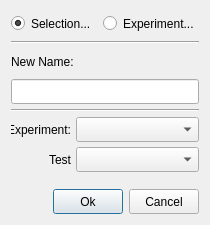
<?xml version="1.0" encoding="UTF-8"?>
<ui version="4.0">
 <class>dlg_test_copy</class>
 <widget class="QDialog" name="dlg_test_copy">
  <property name="geometry">
   <rect>
    <x>0</x>
    <y>0</y>
    <width>210</width>
    <height>225</height>
   </rect>
  </property>
  <property name="minimumSize">
   <size>
    <width>210</width>
    <height>225</height>
   </size>
  </property>
  <property name="maximumSize">
   <size>
    <width>210</width>
    <height>225</height>
   </size>
  </property>
  <property name="windowTitle">
   <string>Copy</string>
  </property>
  <layout class="QVBoxLayout" name="verticalLayout">
   <item>
    <layout class="QVBoxLayout" name="vly_01">
     <property name="spacing">
      <number>5</number>
     </property>
     <item>
      <layout class="QHBoxLayout" name="hly_01">
       <item>
        <widget class="QRadioButton" name="rbt_experiment">
         <property name="minimumSize">
          <size>
           <width>0</width>
           <height>25</height>
          </size>
         </property>
         <property name="maximumSize">
          <size>
           <width>16777215</width>
           <height>25</height>
          </size>
         </property>
         <property name="text">
          <string>Selection...</string>
         </property>
         <property name="checked">
          <bool>true</bool>
         </property>
         <attribute name="buttonGroup">
          <string notr="true">gbt_copy_from</string>
         </attribute>
        </widget>
       </item>
       <item>
        <widget class="QRadioButton" name="rbt_selection">
         <property name="minimumSize">
          <size>
           <width>0</width>
           <height>25</height>
          </size>
         </property>
         <property name="maximumSize">
          <size>
           <width>16777215</width>
           <height>25</height>
          </size>
         </property>
         <property name="text">
          <string>Experiment...</string>
         </property>
         <attribute name="buttonGroup">
          <string notr="true">gbt_copy_from</string>
         </attribute>
        </widget>
       </item>
      </layout>
     </item>
     <item>
      <widget class="Line" name="lne_01">
       <property name="orientation">
        <enum>Qt::Horizontal</enum>
       </property>
      </widget>
     </item>
     <item>
      <layout class="QVBoxLayout" name="vly_02">
       <item>
        <widget class="QLabel" name="lbl_name">
         <property name="minimumSize">
          <size>
           <width>0</width>
           <height>25</height>
          </size>
         </property>
         <property name="maximumSize">
          <size>
           <width>16777215</width>
           <height>25</height>
          </size>
         </property>
         <property name="text">
          <string>New Name:</string>
         </property>
         <property name="alignment">
          <set>Qt::AlignLeading|Qt::AlignLeft|Qt::AlignVCenter</set>
         </property>
        </widget>
       </item>
       <item>
        <widget class="QLineEdit" name="led_name">
         <property name="minimumSize">
          <size>
           <width>0</width>
           <height>25</height>
          </size>
         </property>
         <property name="maximumSize">
          <size>
           <width>16777215</width>
           <height>25</height>
          </size>
         </property>
        </widget>
       </item>
      </layout>
     </item>
     <item>
      <widget class="Line" name="lne_02">
       <property name="orientation">
        <enum>Qt::Horizontal</enum>
       </property>
      </widget>
     </item>
     <item>
      <layout class="QVBoxLayout" name="vly_03">
       <property name="spacing">
        <number>0</number>
       </property>
       <item>
        <layout class="QFormLayout" name="fly_01">
         <property name="horizontalSpacing">
          <number>5</number>
         </property>
         <property name="verticalSpacing">
          <number>5</number>
         </property>
         <item row="0" column="0">
          <widget class="QLabel" name="lbl_experiment">
           <property name="minimumSize">
            <size>
             <width>60</width>
             <height>25</height>
            </size>
           </property>
           <property name="maximumSize">
            <size>
             <width>60</width>
             <height>25</height>
            </size>
           </property>
           <property name="text">
            <string>Experiment:</string>
           </property>
           <property name="alignment">
            <set>Qt::AlignRight|Qt::AlignTrailing|Qt::AlignVCenter</set>
           </property>
          </widget>
         </item>
         <item row="0" column="1">
          <widget class="QComboBox" name="cmb_experiment">
           <property name="minimumSize">
            <size>
             <width>0</width>
             <height>25</height>
            </size>
           </property>
           <property name="maximumSize">
            <size>
             <width>16777215</width>
             <height>25</height>
            </size>
           </property>
          </widget>
         </item>
         <item row="1" column="0">
          <widget class="QLabel" name="lbl_test">
           <property name="minimumSize">
            <size>
             <width>60</width>
             <height>25</height>
            </size>
           </property>
           <property name="maximumSize">
            <size>
             <width>60</width>
             <height>25</height>
            </size>
           </property>
           <property name="text">
            <string>Test</string>
           </property>
           <property name="alignment">
            <set>Qt::AlignRight|Qt::AlignTrailing|Qt::AlignVCenter</set>
           </property>
          </widget>
         </item>
         <item row="1" column="1">
          <widget class="QComboBox" name="cmb_test">
           <property name="minimumSize">
            <size>
             <width>0</width>
             <height>25</height>
            </size>
           </property>
           <property name="maximumSize">
            <size>
             <width>16777215</width>
             <height>25</height>
            </size>
           </property>
          </widget>
         </item>
        </layout>
       </item>
      </layout>
     </item>
    </layout>
   </item>
   <item>
    <layout class="QHBoxLayout" name="hly_02">
     <item>
      <spacer name="hsp_01">
       <property name="orientation">
        <enum>Qt::Horizontal</enum>
       </property>
       <property name="sizeHint" stdset="0">
        <size>
         <width>40</width>
         <height>20</height>
        </size>
       </property>
      </spacer>
     </item>
     <item>
      <widget class="QPushButton" name="pbt_ok">
       <property name="minimumSize">
        <size>
         <width>70</width>
         <height>25</height>
        </size>
       </property>
       <property name="maximumSize">
        <size>
         <width>70</width>
         <height>25</height>
        </size>
       </property>
       <property name="text">
        <string>Ok</string>
       </property>
      </widget>
     </item>
     <item>
      <widget class="QPushButton" name="pbt_cancel">
       <property name="minimumSize">
        <size>
         <width>70</width>
         <height>25</height>
        </size>
       </property>
       <property name="maximumSize">
        <size>
         <width>70</width>
         <height>25</height>
        </size>
       </property>
       <property name="text">
        <string>Cancel</string>
       </property>
      </widget>
     </item>
    </layout>
   </item>
  </layout>
 </widget>
 <resources/>
 <connections/>
 <buttongroups>
  <buttongroup name="gbt_copy_from"/>
 </buttongroups>
</ui>
